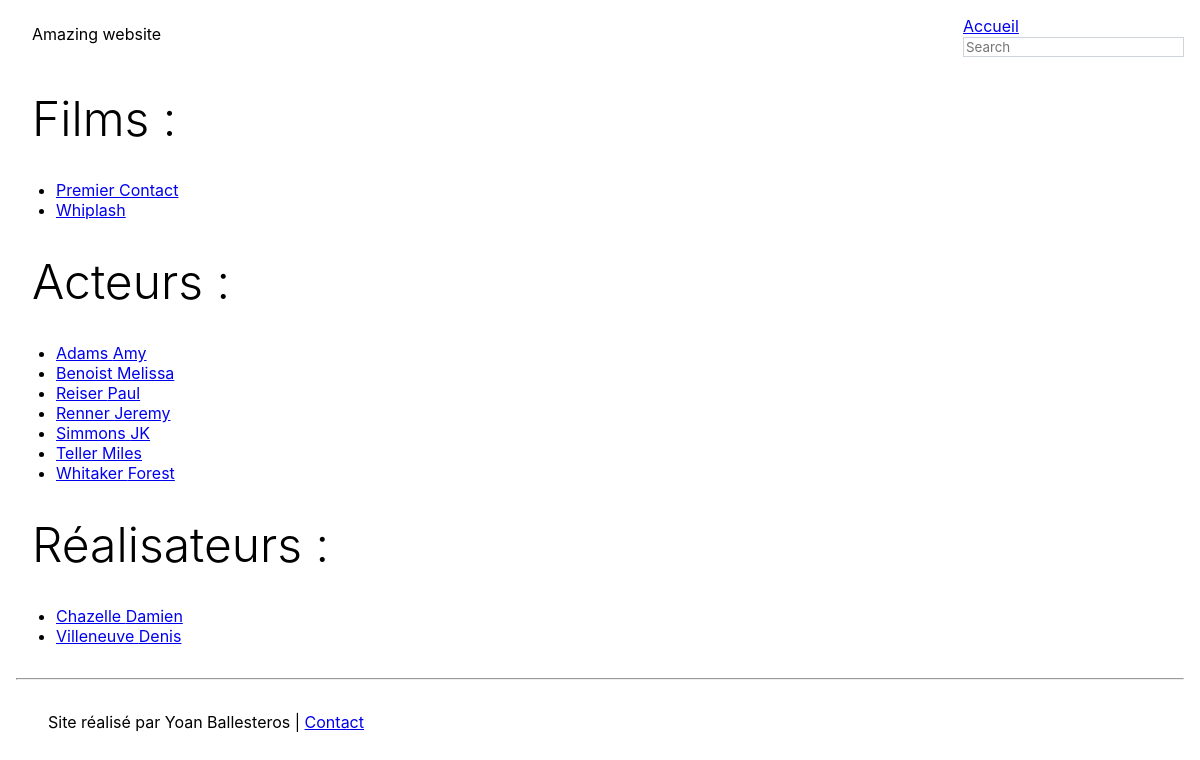
The page / on the database its author committed.
### tables this page shows
CREATE TABLE `film` (
  `id` int(11) unsigned NOT NULL AUTO_INCREMENT,
  `titre` varchar(255) DEFAULT NULL,
  `dateDeSortie` date DEFAULT NULL,
  `synopsis` longtext,
  `note` double DEFAULT NULL,
  `acteursPrincipaux` longtext,
  PRIMARY KEY (`id`)
);

CREATE TABLE `film_has_personne` (
  `id` int(11) unsigned NOT NULL AUTO_INCREMENT,
  `id_film` int(11) DEFAULT NULL,
  `id_personne` int(11) DEFAULT NULL,
  `role` varchar(11) DEFAULT NULL,
  PRIMARY KEY (`id`)
);

CREATE TABLE `personne` (
  `id` int(11) unsigned NOT NULL AUTO_INCREMENT,
  `nom` varchar(255) DEFAULT NULL,
  `prenom` varchar(255) DEFAULT NULL,
  `dateDeNaissance` date DEFAULT NULL,
  `biographie` longtext,
  `filmographie` longtext,
  PRIMARY KEY (`id`)
);

### controllers/Controller.php (called while the page is built)
<?php
class Controller {
    public static function loadTemplate($templateName, $args = null)
    {
        if (!empty($args)) {
            $data = $args;
        }
        include dirname(dirname(__FILE__)) . '/views/' . $templateName . '.php';
    }
}

### controllers/HomeController.php (called while the page is built)
<?php
class HomeController extends Controller {
    public static function displayHome()
    {
        $data['moviesList'] = Movie::getAllMovies();
        $data['actorsList'] = Actor::getAllActors();
        $data['directorsList'] = Director::getAllDirectors();
        return parent::loadTemplate('home', $data);
    }
}

### models/Movie.php (called while the page is built, shortened)
<?php
class Movie {
    public static function getAllMovies()
    {
        $db = DB::getInstance();
        $request = $db->prepare("SELECT * FROM film ORDER BY titre ASC");
        $request->execute();
        return $request->fetchAll(PDO::FETCH_ASSOC);
    }
}

### models/Actor.php (called while the page is built, shortened)
<?php
class Actor extends Person {
    public static function getAllActors()
    {
        $db = DB::getInstance();
        $request = $db->prepare("SELECT * FROM personne JOIN film_has_personne ON personne.id = film_has_personne.id_personne WHERE role like :role ORDER BY nom ASC");
        $request->execute([
            ':role' => 'Acteur',
        ]);
        return $request->fetchAll(PDO::FETCH_ASSOC);
    }
}

### models/Director.php (called while the page is built, shortened)
<?php
class Director extends Person {
    public static function getAllDirectors()
    {
        $db = DB::getInstance();
        $request = $db->prepare("SELECT * FROM personne JOIN film_has_personne ON personne.id = film_has_personne.id_personne WHERE role like :role ORDER BY nom ASC");
        $request->execute([
            ':role' => 'Réalisateur',
        ]);
        return $request->fetchAll(PDO::FETCH_ASSOC);
    }
}

### views/actorsList.php (the view)
<h3>Acteurs : </h3>
<p>
    <ul>
    <?php
        foreach ($data['actorsList'] as $key => $person) {
            echo "<li><a href='actor.php?id=" . $person['id'] . "'>" . $person['nom'] . " " .  $person['prenom'] ."</a></li>";
        }
    ?>
    </ul>
</p>

### bootstrap.php (shortened to what this page needs)
<?php
$request = parse_url(substr($_SERVER['REQUEST_URI'], 10));
switch ($request['path']) {
    case 'index.php':
    case '':
        return HomeController::displayHome();
}

### views/head.php (shortened to what this page needs)
<!DOCTYPE html>
<html lang="fr">
    <head>
        <link rel="stylesheet" href="ressources/styles.css">
    </head>

### views/home.php
<?php Controller::loadTemplate('head'); ?>
    <body>
        <main>
            <?php Controller::loadTemplate('header'); ?>
            <article>
                <?php Controller::loadTemplate('moviesList', $data); ?>
                <?php Controller::loadTemplate('actorsList', $data); ?>
                <?php Controller::loadTemplate('directorsList', $data); ?>
            </article>
            <hr />
            <?php Controller::loadTemplate('footer') ?>
        </main>
    </body>

### views/header.php
<header>
    <span class="h2">Amazing website</span>
    <?php Controller::loadTemplate('menu'); ?>
</header>

### views/menu.php
<nav>
    <a href="index.php">Accueil</a>
    <form>
        <input type="search" placeholder="Search">
    </form>
</nav>

### views/moviesList.php
<h3>Films : </h3>
<p>
    <ul>
    <?php
        foreach ($data['moviesList'] as $key => $film) {
            echo "<li><a href='film.php?id=" . $film['id'] . "'>" . $film['titre'] ."</a></li>";
        }
    ?>
    </ul>
</p>

### views/directorsList.php
<h3>Réalisateurs : </h3>
<p>
    <ul>
    <?php
        foreach ($data['directorsList'] as $key => $person) {
            echo "<li><a href='director.php?id=" . $person['id'] . "'>" . $person['nom'] . " " .  $person['prenom'] ."</a></li>";
        }
        ?>
    </ul>
</p>

### views/footer.php
<footer>
    <span>Site réalisé par Yoan Ballesteros | <a href="mailto:blabla@blabla.fr">Contact</a></span>
</footer>

### ressources/styles.css (style rules this page uses)
* { font-family: -apple-system,BlinkMacSystemFont,"Segoe UI",Roboto,"Helvetica Neue",Arial,sans-serif,"Apple Color Emoji","Segoe UI Emoji","Segoe UI Symbol"; }
body { margin: 1rem; }
header { display: flex; margin-bottom: 2rem; justify-content: space-between; }
span.h2 { margin: 0.5rem 0.5rem 0 1rem; }
h3 { font-size: 3rem; font-weight: 300; margin: 1rem; }
p { margin: 2rem; }
input { border: 1px solid #ced4da; }
footer { margin: 2rem; display: flex; }

### rows shown on the page
film: titre "Premier Contact"
film: titre "Whiplash"
film_has_personne: id_personne.nom "Adams", id_personne.prenom "Amy"
film_has_personne: id_personne.nom "Benoist", id_personne.prenom "Melissa"
film_has_personne: id_personne.nom "Reiser", id_personne.prenom "Paul"
film_has_personne: id_personne.nom "Renner", id_personne.prenom "Jeremy"
film_has_personne: id_personne.nom "Simmons", id_personne.prenom "JK"
film_has_personne: id_personne.nom "Teller", id_personne.prenom "Miles"
film_has_personne: id_personne.nom "Whitaker", id_personne.prenom "Forest"
film_has_personne: id_personne.nom "Chazelle", id_personne.prenom "Damien"
film_has_personne: id_personne.nom "Villeneuve", id_personne.prenom "Denis"
